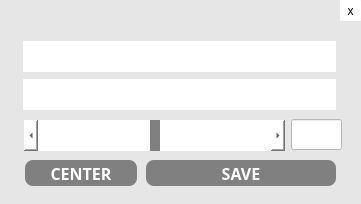
   <widget class="QWidget" name="motor_popup" native="true">
    <property name="geometry">
     <rect>
      <x>981</x>
      <y>10</y>
      <width>361</width>
      <height>204</height>
     </rect>
    </property>
    <property name="whatsThis">
     <string>&lt;html&gt;&lt;head/&gt;&lt;body&gt;&lt;p&gt;background-color: white;&lt;/p&gt;&lt;/body&gt;&lt;/html&gt;</string>
    </property>
    <property name="styleSheet">
     <string notr="true">background-color : rgb(230,230,230);</string>
    </property>
    <widget class="QPushButton" name="pb_exit_motor">
     <property name="geometry">
      <rect>
       <x>340</x>
       <y>0</y>
       <width>21</width>
       <height>21</height>
      </rect>
     </property>
     <property name="styleSheet">
      <string notr="true">QPushButton{
	background-color: white;
    border-radius: 1px;
   }</string>
     </property>
     <property name="text">
      <string>x</string>
     </property>
    </widget>
    <widget class="QScrollBar" name="sc_value">
     <property name="geometry">
      <rect>
       <x>24</x>
       <y>120</y>
       <width>261</width>
       <height>31</height>
      </rect>
     </property>
     <property name="styleSheet">
      <string notr="true">QScrollBar::horizontal
 {
     background-color: white;    /* #2A2929; */
 }

 QScrollBar::handle:horizontal
 {
     background-color: grey;      /* #605F5F; */
     min-width: 10px;
	 min-height: 30px;
 }
</string>
     </property>
     <property name="minimum">
      <number>-512</number>
     </property>
     <property name="maximum">
      <number>512</number>
     </property>
     <property name="pageStep">
      <number>1</number>
     </property>
     <property name="tracking">
      <bool>true</bool>
     </property>
     <property name="orientation">
      <enum>Qt::Horizontal</enum>
     </property>
     <property name="invertedAppearance">
      <bool>false</bool>
     </property>
     <property name="invertedControls">
      <bool>false</bool>
     </property>
    </widget>
    <widget class="QPushButton" name="pb_center_motor">
     <property name="geometry">
      <rect>
       <x>25</x>
       <y>160</y>
       <width>112</width>
       <height>26</height>
      </rect>
     </property>
     <property name="font">
      <font>
       <family>TakaoPGothic</family>
       <pointsize>12</pointsize>
       <weight>75</weight>
       <bold>true</bold>
      </font>
     </property>
     <property name="styleSheet">
      <string notr="true">QPushButton{
	background-color: grey;
    border-radius: 8px;
	color: white
   }</string>
     </property>
     <property name="text">
      <string>CENTER</string>
     </property>
    </widget>
    <widget class="QPushButton" name="pb_save_motor">
     <property name="geometry">
      <rect>
       <x>146</x>
       <y>160</y>
       <width>190</width>
       <height>26</height>
      </rect>
     </property>
     <property name="font">
      <font>
       <family>TakaoPGothic</family>
       <pointsize>12</pointsize>
       <weight>75</weight>
       <bold>true</bold>
      </font>
     </property>
     <property name="styleSheet">
      <string notr="true">QPushButton{
	background-color: grey;
    border-radius: 8px;
	color: white
   }</string>
     </property>
     <property name="text">
      <string>SAVE</string>
     </property>
    </widget>
    <widget class="QWidget" name="l_stack_widget" native="true">
     <property name="geometry">
      <rect>
       <x>23</x>
       <y>41</y>
       <width>313</width>
       <height>31</height>
      </rect>
     </property>
     <property name="styleSheet">
      <string notr="true">background-color: white;</string>
     </property>
    </widget>
    <widget class="QWidget" name="r_stack_widget" native="true">
     <property name="geometry">
      <rect>
       <x>23</x>
       <y>79</y>
       <width>313</width>
       <height>31</height>
      </rect>
     </property>
     <property name="styleSheet">
      <string notr="true">background-color: white;</string>
     </property>
    </widget>
    <widget class="QLineEdit" name="lb_value">
     <property name="geometry">
      <rect>
       <x>291</x>
       <y>119</y>
       <width>51</width>
       <height>31</height>
      </rect>
     </property>
     <property name="acceptDrops">
      <bool>true</bool>
     </property>
     <property name="styleSheet">
      <string notr="true">background-color: white;</string>
     </property>
     <property name="text">
      <string/>
     </property>
    </widget>
   </widget>
